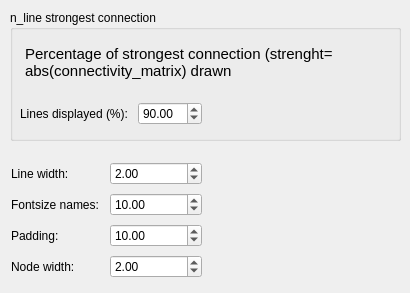
      <widget class="QWidget" name="tab_6">
       <attribute name="title">
        <string>Lines and text</string>
       </attribute>
       <widget class="QGroupBox" name="groupBox_8">
        <property name="geometry">
         <rect>
          <x>10</x>
          <y>10</y>
          <width>391</width>
          <height>131</height>
         </rect>
        </property>
        <property name="title">
         <string>n_line strongest connection</string>
        </property>
        <widget class="QWidget" name="layoutWidget_2">
         <property name="geometry">
          <rect>
           <x>10</x>
           <y>90</y>
           <width>371</width>
           <height>28</height>
          </rect>
         </property>
         <layout class="QHBoxLayout" name="horizontalLayout_4">
          <item>
           <widget class="QLabel" name="label_18">
            <property name="text">
             <string>Lines displayed (%): </string>
            </property>
           </widget>
          </item>
          <item>
           <widget class="QDoubleSpinBox" name="n_lines_spinBox">
            <property name="maximum">
             <double>100.000000000000000</double>
            </property>
            <property name="value">
             <double>90.000000000000000</double>
            </property>
           </widget>
          </item>
          <item>
           <widget class="QLabel" name="nb_line_label">
            <property name="text">
             <string/>
            </property>
           </widget>
          </item>
          <item>
           <spacer name="horizontalSpacer_7">
            <property name="orientation">
             <enum>Qt::Horizontal</enum>
            </property>
            <property name="sizeHint" stdset="0">
             <size>
              <width>40</width>
              <height>20</height>
             </size>
            </property>
           </spacer>
          </item>
         </layout>
        </widget>
        <widget class="QTextEdit" name="fig_file_textEdit_2">
         <property name="geometry">
          <rect>
           <x>10</x>
           <y>30</y>
           <width>349</width>
           <height>75</height>
          </rect>
         </property>
         <property name="styleSheet">
          <string notr="true">QTextEdit {
	background-color : transparent
}</string>
         </property>
         <property name="readOnly">
          <bool>true</bool>
         </property>
         <property name="html">
          <string>&lt;!DOCTYPE HTML PUBLIC &quot;-//W3C//DTD HTML 4.0//EN&quot; &quot;http://www.w3.org/TR/REC-html40/strict.dtd&quot;&gt;
&lt;html&gt;&lt;head&gt;&lt;meta name=&quot;qrichtext&quot; content=&quot;1&quot; /&gt;&lt;style type=&quot;text/css&quot;&gt;
p, li { white-space: pre-wrap; }
&lt;/style&gt;&lt;/head&gt;&lt;body style=&quot; font-family:'Ubuntu'; font-size:11pt; font-weight:400; font-style:normal;&quot;&gt;
&lt;p style=&quot; margin-top:0px; margin-bottom:0px; margin-left:0px; margin-right:0px; -qt-block-indent:0; text-indent:0px;&quot;&gt;Percentage of strongest connection (strenght= abs(connectivity_matrix) drawn&lt;/p&gt;&lt;/body&gt;&lt;/html&gt;</string>
         </property>
        </widget>
       </widget>
       <widget class="QWidget" name="layoutWidget">
        <property name="geometry">
         <rect>
          <x>11</x>
          <y>160</y>
          <width>191</width>
          <height>124</height>
         </rect>
        </property>
        <layout class="QGridLayout" name="gridLayout_11">
         <item row="0" column="0">
          <widget class="QLabel" name="label_19">
           <property name="text">
            <string>Line width:</string>
           </property>
          </widget>
         </item>
         <item row="0" column="1">
          <widget class="QDoubleSpinBox" name="linewidth_spinBox">
           <property name="singleStep">
            <double>0.100000000000000</double>
           </property>
           <property name="value">
            <double>2.000000000000000</double>
           </property>
          </widget>
         </item>
         <item row="1" column="0">
          <widget class="QLabel" name="label_37">
           <property name="text">
            <string>Fontsize names:</string>
           </property>
          </widget>
         </item>
         <item row="1" column="1">
          <widget class="QDoubleSpinBox" name="textwidth_spinBox">
           <property name="singleStep">
            <double>0.100000000000000</double>
           </property>
           <property name="value">
            <double>10.000000000000000</double>
           </property>
          </widget>
         </item>
         <item row="2" column="0">
          <widget class="QLabel" name="label_41">
           <property name="text">
            <string>Padding: </string>
           </property>
          </widget>
         </item>
         <item row="2" column="1">
          <widget class="QDoubleSpinBox" name="padding_spinBox">
           <property name="singleStep">
            <double>0.100000000000000</double>
           </property>
           <property name="value">
            <double>10.000000000000000</double>
           </property>
          </widget>
         </item>
         <item row="3" column="0">
          <widget class="QLabel" name="label_38">
           <property name="text">
            <string>Node width:</string>
           </property>
          </widget>
         </item>
         <item row="3" column="1">
          <widget class="QDoubleSpinBox" name="nodelinewidth_spinBox">
           <property name="singleStep">
            <double>0.100000000000000</double>
           </property>
           <property name="value">
            <double>2.000000000000000</double>
           </property>
          </widget>
         </item>
        </layout>
       </widget>
      </widget>
